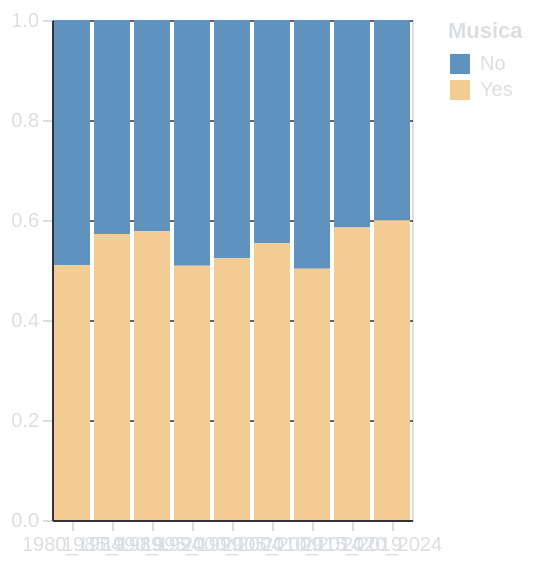

Describe this chart as a Vega-Lite specification.
### Vega-Lite specification from a JSON file in a GitHub repository (floating-point values rounded to 4 significant figures)
{"$schema": "https://vega.github.io/schema/vega-lite/v5.15.1.json", "config": {"axis": {"domainColor": "#313338", "gridColor": "#666666", "labelColor": "#DBDEE1", "tickColor": "#DBDEE1", "titleColor": "#DBDEE1"}, "background": "transparent", "legend": {"labelColor": "#DBDEE1", "titleColor": "#DBDEE1"}, "title": {"color": "#DBDEE1", "fontSize": 16}}, "data": {"name": "data-dea852b0e5a508ae059ab85683bb8320"}, "datasets": {"data-dea852b0e5a508ae059ab85683bb8320": [{"lustrum": "1980_1984", "music": "No", "percentage": 0.4905}, {"lustrum": "1985_1989", "music": "No", "percentage": 0.4281}, {"lustrum": "1990_1994", "music": "No", "percentage": 0.422}, {"lustrum": "1995_1999", "music": "No", "percentage": 0.4915}, {"lustrum": "2000_2004", "music": "No", "percentage": 0.4766}, {"lustrum": "2005_2009", "music": "No", "percentage": 0.4467}, {"lustrum": "2010_2014", "music": "No", "percentage": 0.4974}, {"lustrum": "2015_2019", "music": "No", "percentage": 0.4152}, {"lustrum": "2020_2024", "music": "No", "percentage": 0.4004}, {"lustrum": "1980_1984", "music": "Yes", "percentage": 0.5095}, {"lustrum": "1985_1989", "music": "Yes", "percentage": 0.5719}, {"lustrum": "1990_1994", "music": "Yes", "percentage": 0.578}, {"lustrum": "1995_1999", "music": "Yes", "percentage": 0.5085}, {"lustrum": "2000_2004", "music": "Yes", "percentage": 0.5234}, {"lustrum": "2005_2009", "music": "Yes", "percentage": 0.5533}, {"lustrum": "2010_2014", "music": "Yes", "percentage": 0.5026}, {"lustrum": "2015_2019", "music": "Yes", "percentage": 0.5848}, {"lustrum": "2020_2024", "music": "Yes", "percentage": 0.5996}]}, "encoding": {"color": {"field": "music", "legend": {"title": "Musica"}, "scale": {"domain": ["No", "Yes"], "range": ["#5f92bf", "#f3cc94"]}, "type": "nominal"}, "tooltip": [{"field": "lustrum", "title": "Lustro", "type": "nominal"}, {"field": "music", "title": "Music", "type": "nominal"}, {"field": "percentage", "format": ".2f", "title": "Percentuale", "type": "quantitative"}], "x": {"axis": {"labelAngle": 0, "title": null}, "field": "lustrum", "type": "nominal"}, "y": {"field": "percentage", "scale": {"domain": [0, 1]}, "title": null, "type": "quantitative"}}, "height": 250, "mark": {"type": "bar"}, "width": "container"}
